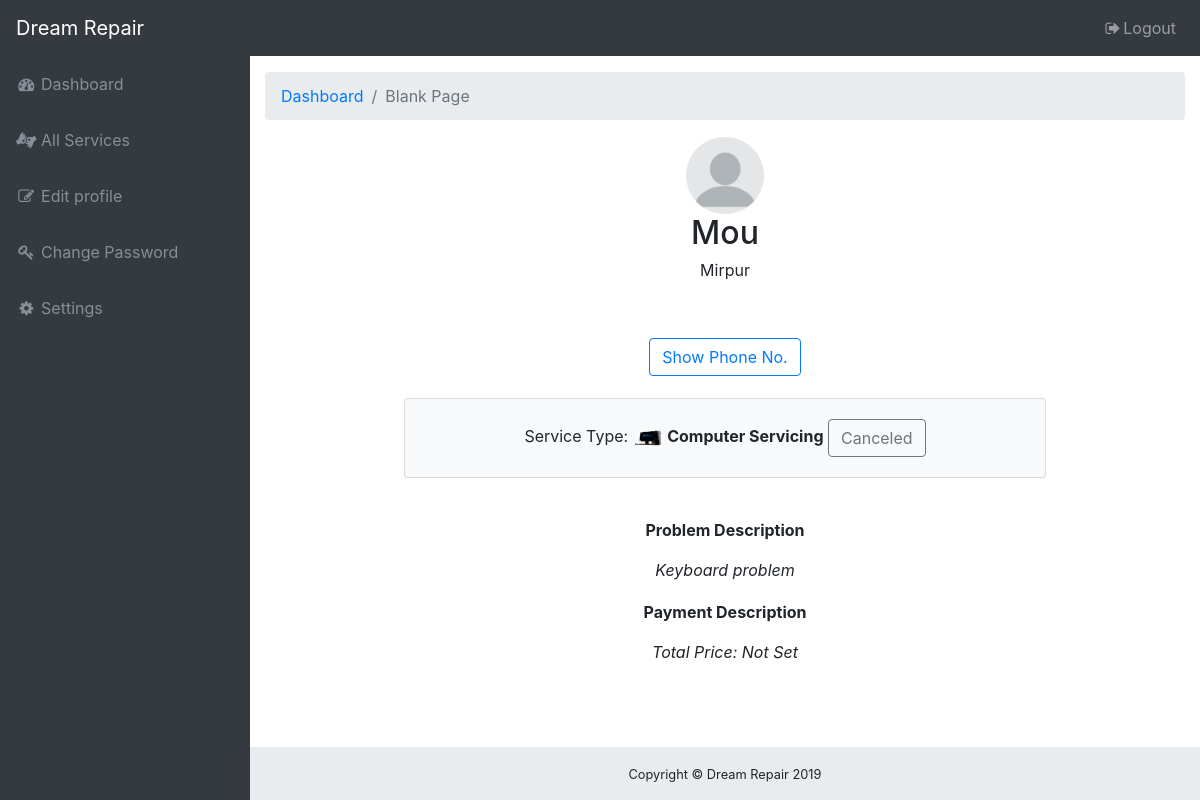
/app/sevice_provider_user_request_details.php?Request=1 (signed in), run on the app's committed database.
### tables this page shows
CREATE TABLE `users` (
  `ID` int(11) NOT NULL,
  `Name` varchar(100) NOT NULL,
  `Email` varchar(100) NOT NULL,
  `Password` varchar(100) NOT NULL,
  `Address` varchar(100) NOT NULL,
  `Type` varchar(100) NOT NULL,
  `PhoneNumber` varchar(100) DEFAULT NULL,
  `Rating` int(5) DEFAULT NULL,
  `MinimumPayment` float DEFAULT NULL,
  `SignInDate` timestamp NOT NULL DEFAULT CURRENT_TIMESTAMP
);

CREATE TABLE `requests` (
  `RequestID` int(11) NOT NULL,
  `CustomerID` int(11) NOT NULL,
  `ExpertID` int(11) NOT NULL,
  `ServiceType` varchar(40) DEFAULT NULL,
  `ServiceAddress` varchar(240) DEFAULT NULL,
  `ProblemDescription` varchar(255) DEFAULT NULL,
  `PaymentDescription` varchar(255) DEFAULT NULL,
  `RequestingDate` timestamp NOT NULL DEFAULT CURRENT_TIMESTAMP,
  `Payment` float DEFAULT NULL,
  `Status` varchar(10) DEFAULT NULL
);

### data/data_access.php (called while the page is built, shortened)
<?php
    $host="127.0.0.1";
    $user="root";
    $pass="";
    $dbname="dreamrepair";
    $port=3306;
    function executeSQL($sql){
        global $host, $user, $pass, $dbname, $port;
        $link=mysqli_connect($host, $user, $pass, $dbname, $port);
        $result = mysqli_query($link, $sql);
        return $result;
    }
?>

### data/requests_data_access.php (called while the page is built, shortened)
<?php require_once "data_access.php"; ?>
<?php
	function requests_GetByID($id)
	{
        $sql = "SELECT * FROM requests WHERE RequestID='$id'";
        $result = executeSQL($sql);
        $request = mysqli_fetch_assoc($result);
        return $request;
    }
?>

### data/users_data_access.php (called while the page is built, shortened)
<?php require_once "data_access.php"; ?>
<?php
	function users_GetByID($id)
	{
        $sql = "SELECT * FROM users WHERE ID='$id'";
        $result = executeSQL($sql);
        $user = mysqli_fetch_assoc($result);
        return $user;
    }
?>

### app/sevice_provider_user_request_details.php (the view, shortened to what this page needs)
<?php
	$request=requests_GetByID($_GET['Request']);
	$customer=users_GetByID($request['CustomerID']);
			?><script>
			</script><?php
	if($request['ServiceType']=="Computer")
	{
		$pic="desktop";
	}
	$pr="Not Set";
?>
<html lang="en">
<head>
  <link href="vendor/bootstrap/css/bootstrap.min.css" rel="stylesheet">
  <link href="vendor/font-awesome/css/font-awesome.min.css" rel="stylesheet" type="text/css">
  <link href="css/sb-admin.css" rel="stylesheet">
</head>
<body class="fixed-nav sticky-footer bg-dark" id="page-top">
  <nav class="navbar navbar-expand-lg navbar-dark bg-dark fixed-top" id="mainNav">
    <a class="navbar-brand" href="index.php">Dream Repair</a>
    <div class="collapse navbar-collapse" id="navbarResponsive">
      <ul class="navbar-nav navbar-sidenav" id="exampleAccordion">
        <li class="nav-item" data-toggle="tooltip" data-placement="right" title="Dashboard">
          <a class="nav-link" href="Dashboard.php">
            <i class="fa fa-fw fa-dashboard"></i>
            <span class="nav-link-text">Dashboard</span>
          </a>
        </li>
         <li class="nav-item" data-toggle="tooltip" data-placement="right" title="Dashboard">
          <a class="nav-link" href="service_provider_requests.php">
            <i class="fa fa-fw fa-american-sign-language-interpreting"></i>
            <span class="nav-link-text">All Services</span>
          </a>
        </li>
        <li class="nav-item" data-toggle="tooltip" data-placement="right" title="Dashboard">
          <a class="nav-link" href="Edit_profile_expert.php">
            <i class="fa fa-fw fa-edit"></i>
            <span class="nav-link-text">Edit profile</span>
          </a>
        </li>
        <li class="nav-item" data-toggle="tooltip" data-placement="right" title="Dashboard">
          <a class="nav-link" href="Change_password_expert.php">
            <i class="fa fa-fw fa-key"></i>
            <span class="nav-link-text">Change Password</span>
          </a>
        </li>
        <li class="nav-item" data-toggle="tooltip" data-placement="right" title="Tables">
          <a class="nav-link" href="navbar_expert.php">
            <i class="fa fa-fw fa-cog"></i>
            <span class="nav-link-text">Settings</span>
          </a>
        </li>
      </ul>
      <ul class="navbar-nav ml-auto">
        <li class="nav-item">
          <a class="nav-link" data-toggle="modal" data-target="#exampleModal">
            <i class="fa fa-fw fa-sign-out"></i>Logout</a>
        </li>
      </ul>
    </div>
  </nav>
  <div class="content-wrapper">
    <div class="container-fluid">
      <ol class="breadcrumb">
        <li class="breadcrumb-item">
          <a href="index.php">Dashboard</a>
        </li>
        <li class="breadcrumb-item active">Blank Page</li>
      </ol>
      <div class="row">
        <div class="col-12">
		<table width="70%" class="center" style="margin: 0px auto;">
				<tr>
					<td colspan="2">
						  <img src="images/user_pic.png" style="width:12%" class="rounded-circle">
						  <h2><?=$customer['Name']?></h2>
						  <p><?=$request['ServiceAddress']?></p>
						  <br/>
						  <br/>
					</td>
				</tr>
				<tr>
					<td colspan="2"><input type="button" class="btn btn-outline-primary" value="Show Phone No." onclick="change()" id="myButton1"/></td>
				</tr>
				<tr>
					<td colspan="2">
					<br/>
						<div class="card bg-light">
						  <div class="card-body text-center">
							<p class="card-text">Service Type: <img src="images/<?=$pic?>.png" style="width:5%" alt="Avatar" class="image"> <b><?=$request['ServiceType']?> Servicing</b> <input type="button" class="btn btn-outline-secondary " style="cursor:default" value="<?=$request['Status']?>"  id="ConfirmButton"/></p>
						  </div>
						</div>
						<br/>
					</td>
				</tr>
				<tr>
					<td colspan="2">
					<br/>
						<b>Problem Description</b><br/><br/>
						<i><?=$request['ProblemDescription']?></i>
					</td>
				</tr>
				<tr class="p">
					<td colspan="2" >
					<br/>
						<b>Payment Description</b><br/><br/>
						<i>Total Price: <?=$pr?></i>
					</td>
				</tr>
				<form method="post">
				<tr>
					<td colspan="2">
					<br/>
					<br/>
					</td>
				</tr>
				<tr>
					<td colspan="2">
					<br/>
					<br/>
					</td>
				</tr>
				</form>
		</table>
        </div>
      </div>
    </div>
    <footer class="sticky-footer">
      <div class="container">
        <div class="text-center">
          <small>Copyright © Dream Repair 2019</small>
        </div>
      </div>
    </footer>
  </div>
</body>
</html>

### app/css/sb-admin.css (style rules this page uses)
html { position: relative; min-height: 100%; }
body { overflow-x: hidden; }
body.sticky-footer { margin-bottom: 56px; }
body.sticky-footer .content-wrapper { min-height: calc(100vh - 56px - 56px); }
body.fixed-nav { padding-top: 56px; }
.content-wrapper { min-height: calc(100vh - 56px); padding-top: 1rem; }
#mainNav .navbar-collapse { overflow: auto; max-height: 75vh; }
#mainNav .navbar-collapse .navbar-nav .nav-item .nav-link { cursor: pointer; }
@media (min-width: 992px) { #mainNav .navbar-brand { width: 250px; } }
@media (min-width: 992px) { #mainNav .navbar-collapse { overflow: visible; max-height: none; } }
@media (min-width: 992px) { #mainNav .navbar-collapse .navbar-sidenav { position: absolute; top: 0; left: 0; -webkit-flex-direction: column; -ms-flex-direction: column; flex-direction: column; margin-top: 56px; } }
@media (min-width: 992px) { #mainNav .navbar-collapse .navbar-sidenav > .nav-item { width: 250px; padding: 0; } }
@media (min-width: 992px) { #mainNav .navbar-collapse .navbar-sidenav > .nav-item > .nav-link { padding: 1em; } }
@media (min-width: 992px) { #mainNav.fixed-top .navbar-sidenav { height: calc(100vh - 112px); } }
.content-wrapper { overflow-x: hidden; background: white; }
@media (min-width: 992px) { .content-wrapper { margin-left: 250px; } }
#mainNav.navbar-dark .navbar-collapse .navbar-sidenav > .nav-item > .nav-link { color: #868e96; }
@media (min-width: 992px) { #mainNav.navbar-dark .navbar-collapse .navbar-sidenav { background: #343a40; } }
footer.sticky-footer { position: absolute; right: 0; bottom: 0; width: 100%; height: 56px; background-color: #e9ecef; line-height: 55px; }
@media (min-width: 992px) { footer.sticky-footer { width: calc(100% - 250px); } }

### app/sevice_provider_user_request_details.php (style rules this page uses)
td { text-align:center }

### data on the page
users: Name "Mou"
requests: ServiceAddress "Mirpur", ServiceType "Computer", Status "Canceled", ProblemDescription "Keyboard problem"

### other printed values
$pr "Not Set"
